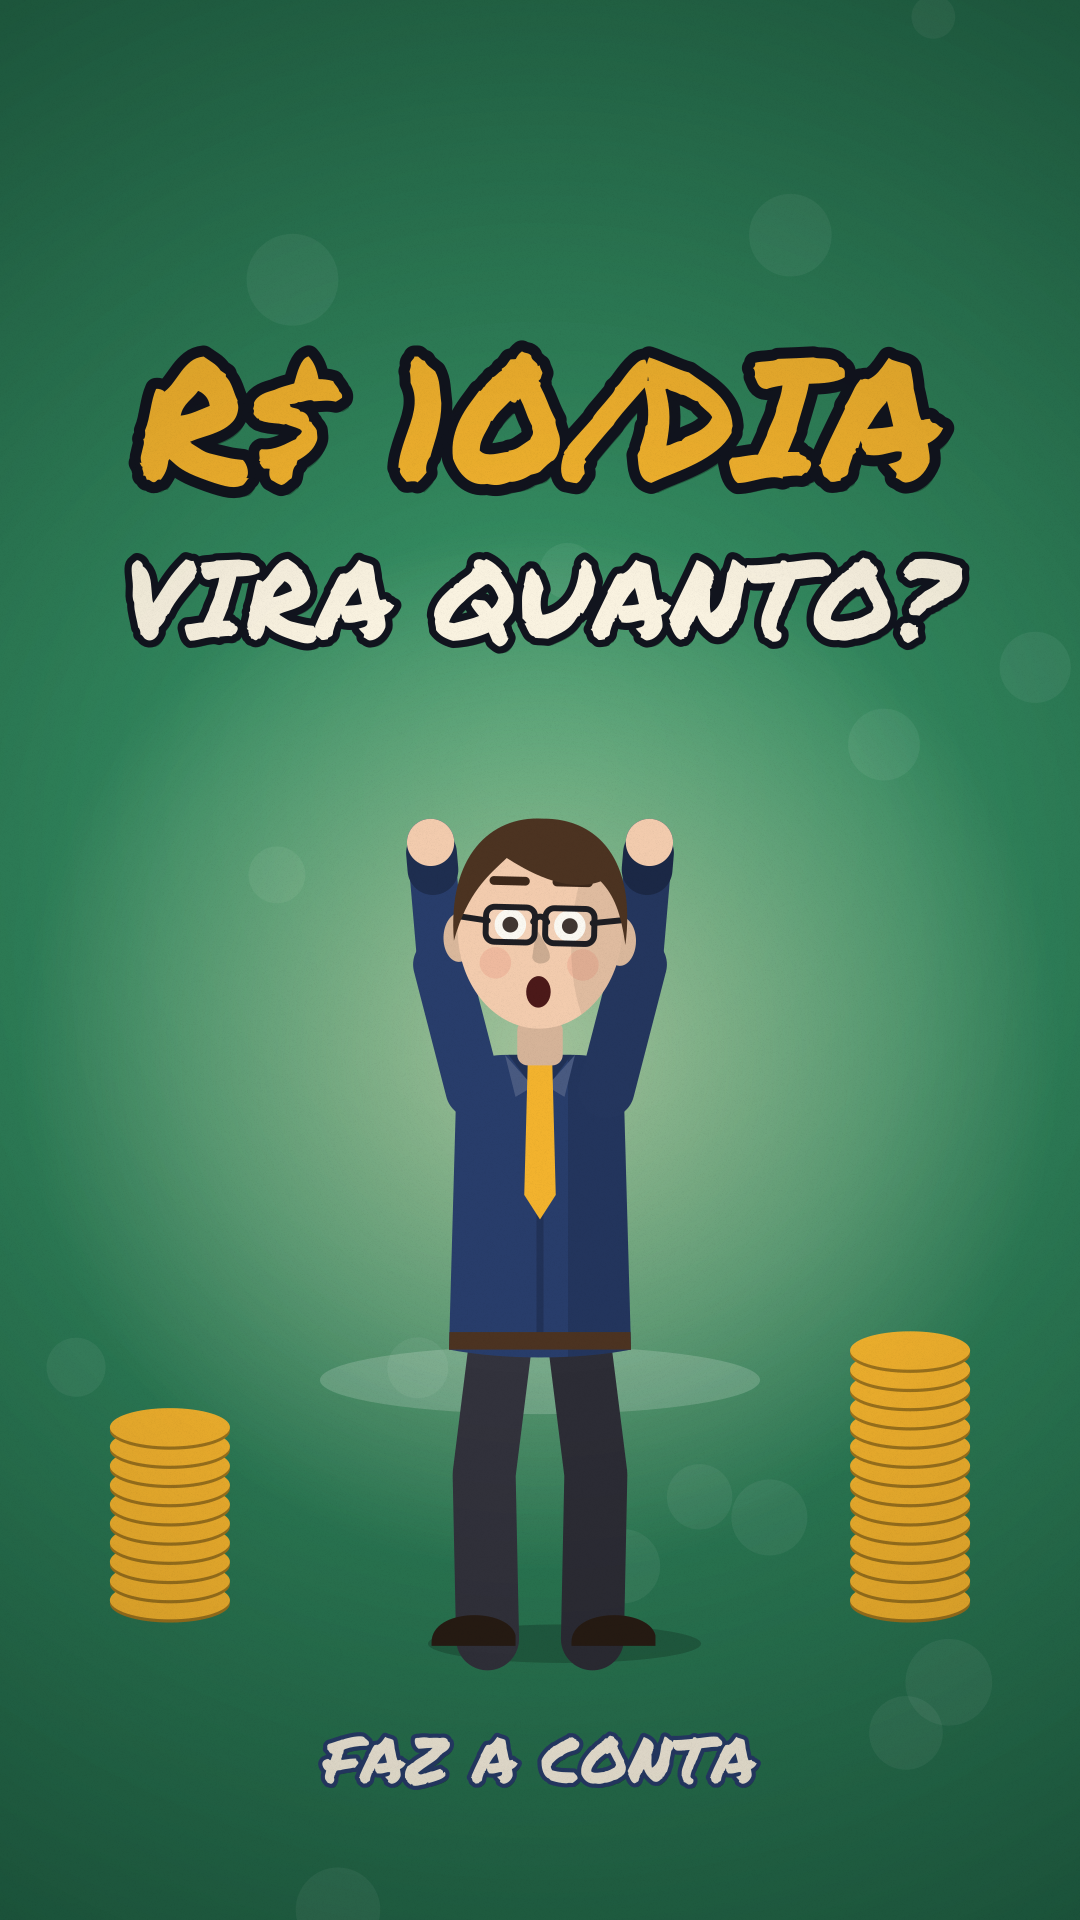

Source code (Python):
"""Capa do TikTok no estilo ilustrado. O perfil corta em 3:4: o essencial fica entre y 260 e 1660."""
from engine import *
VERTICAL = True
from ilustrado import *

STYLE = "ilustrado"


def capa(c, t):
    fundo_marca(c, t, "verde", holofote=(540, 1050))
    numero_i(c, "R$ 10/DIA", 540, 420, 170, GOLD)
    numero_i(c, "VIRA QUANTO?", 540, 600, 110, CREME)
    consultor_i(c, t, 540, 1640, 1.75, poses=((0, "arms_up"),), exprs=((0, "shocked"),), look=0.0)
    for x, n in ((170, 10), (910, 14)):
        c.save(); c.translate(x, 1600); pilha_moedas(c, n, 60); c.restore()
    numero_i(c, "FAZ A CONTA", 540, 1760, 64, CREME, contorno=NAVY)


SCENES = [(0, 999, capa)]
